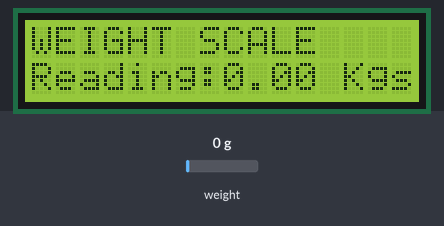
This sketch was run on a simulated Arduino Uno, built with avr-gcc and run on an emulated ATmega328P. Shown: 16×2 character LCD. The inputs (shaded band) are chosen by the test bench; at power-on: weight on the scale 0 g. What the sketch prints to the serial monitor is not drawn.

Above: at 2.2 s.
2.3 s: weight on the scale set to 100 g
At 3.5 s:
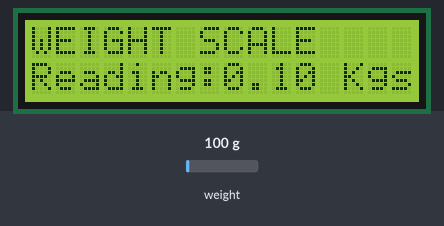
3.8 s: weight on the scale set to 1250 g
At 4.4 s:
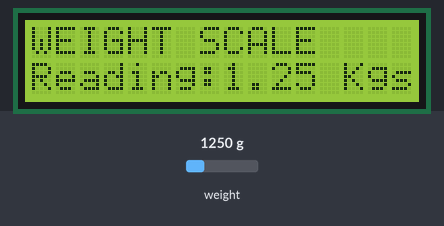
5.3 s: weight on the scale set to 2500 g
At 6.1 s:
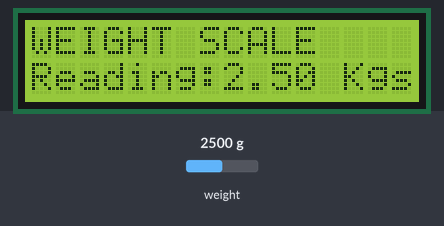
Timing chart, 0 to 8.3 s (numbered marks = the images above; inputs shaded):
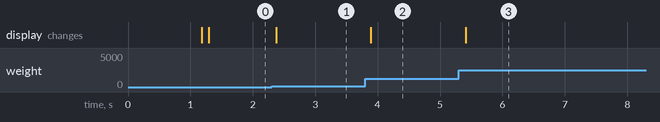

The sketch:

Ard_Weigh_Scale_Code_test_Code1.ino
```cpp
//Program code for digital weighing scale using Arduino and HX711 with load cell
#include <LiquidCrystal_I2C.h>
#include <HX711.h>

#define DEBUG_HX711

// calibration parameter from calibrating code with known values
#define CALIBRATION_FACTOR 26214

// Create the lcd object address 0x3F and 16 columns x 2 rows
LiquidCrystal_I2C lcd (0x3F, 16,2);

// data pin and clock pin
byte pinData = A1;//A1
byte pinClk = A2;//A2

// define HX711
HX711 scale;

void setup() {

  lcd.init();
  lcd.backlight();
  lcd.print( "WEIGHT SCALE" );

#ifdef DEBUG_HX711
  // Initialize serial communication
  Serial.begin(57600);
  Serial.println("[HX7] Sensor start HX711");
#endif

  //Initializing sensor
  scale.begin(pinData, pinClk);
  // apply the calibration value
  scale.set_scale(CALIBRATION_FACTOR);
  // Initialize the tare
  //Assuming there is no weight on the scale at start up, reset the scale to 0
  scale.tare();
}

void loop() {
#ifdef DEBUG_HX711
  Serial.print("[HX7] Reading: ");
  Serial.print(scale.get_units(), 2);
  Serial.print(" Kgs");
  Serial.println();
#endif
lcd.setCursor (0, 1);
lcd.print( "Reading:" );
lcd.print(scale.get_units(), 2);
lcd.print(" Kgs");
}
```

Measured:
- after the input at 2.3 s, the display: changes after 0.08 s (image 1)
- after the input at 3.8 s, the display: changes after 0.09 s (image 2)
- after the input at 5.3 s, the display: changes after 0.11 s (image 3)
